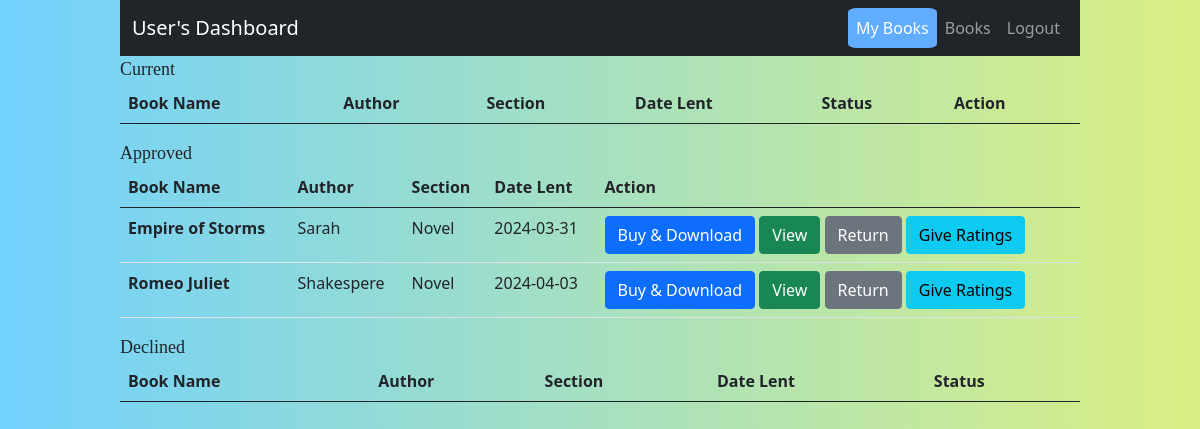
Page /mybooks (signed in) on the committed database.
### app.py (models this page shows)
class Transection(db.Model):
    __tablename__ = 'transection'
    TransID = db.Column(db.Integer, primary_key=True, autoincrement=True)
    Tenure = db.Column(db.Integer, nullable=False)
    UserID = db.Column(db.Integer, db.ForeignKey('user.UserID'), nullable=False)
    BookID = db.Column(db.Integer, db.ForeignKey('book.BookID'), nullable=False)
    Status = db.Column(db.String, nullable=False, default="Pending")
    DateIssued = db.Column(db.DateTime, nullable=False, default=datetime.now(timezone.utc).date())

class Book(db.Model):
    __tablename__ = 'book'
    BookID = db.Column(db.Integer, primary_key=True,autoincrement=True)
    BookName = db.Column(db.String, nullable=False)
    Content = db.Column(db.String, nullable=False)
    Author = db.Column(db.String, nullable=False)
    AvgRating = db.Column(db.Integer, default=0)
    SectionID = db.Column(db.Integer,db.ForeignKey('section.SectionID'), nullable=False)
    TransectionR = db.relationship('Transection', backref='book', lazy=True)
    FeedbackR = db.relationship('Feedback', backref='book', lazy=True)

class Section(db.Model):
    __tablename__ = 'section'
    SectionID = db.Column(db.Integer, primary_key=True, autoincrement=True)
    SectionName = db.Column(db.String, nullable=False)
    CreationDate = db.Column(db.String, nullable=False)
    Description = db.Column(db.String, nullable=False)
    BookR = db.relationship('Book', backref='section', lazy=True)

### app.py (the view)
@app.route('/mybooks', methods=['GET', 'POST'])
def my_books():
    user_id = session.get('userid')
    requested_books = Transection.query.filter_by(Status='Pending', UserID=user_id).all()
    approved_books = Transection.query.filter_by(Status='Approved', UserID=user_id).all()
    declined_books = Transection.query.filter_by(Status='Declined', UserID=user_id).all()
    user = User.query.filter_by(UserID=user_id).first()
    requested_books_with_trans_id = [(transection, Book.query.get(transection.BookID), transection.TransID, transection.DateIssued.date()) for transection in requested_books]
    approved_books_with_trans_id = [(transection, Book.query.get(transection.BookID), transection.TransID, transection.DateIssued.date()) for transection in approved_books]
    declined_books_with_trans_id = [(transection, Book.query.get(transection.BookID), transection.TransID, transection.DateIssued.date()) for transection in declined_books]
    return render_template('udb_mybooks.html', user=user, requested_books=requested_books_with_trans_id, approved_books=approved_books_with_trans_id, declined_books=declined_books_with_trans_id)

### templates/udb_mybooks.html (shortened to what this page needs)
<!DOCTYPE html>
<html lang="en">
<head>
    <link rel="stylesheet" href="static/udb.css">
    <link href="https://cdn.jsdelivr.net/npm/bootstrap@5.0.2/dist/css/bootstrap.min.css" rel="stylesheet">
</head>
<body style="background: linear-gradient(90deg, rgb(113, 209, 253), rgb(219, 239, 131));">
<div id="mainbody">
    <nav class="navbar navbar-expand-lg navbar-dark bg-dark">
        <div class="container-fluid">
            <a class="navbar-brand" href="#">User's Dashboard</a>
            <div class="collapse navbar-collapse justify-content-end" id="navbarNav">
                <ul class="navbar-nav">
                    <li class="nav-item">
                        <a class="nav-link active" href="/mybooks">My Books</a>
                    </li>
                    <li class="nav-item">
                        <a href="/bookshop" method="POST" class="nav-link">Books</a>
                    </li>
                    <li class="nav-item">
                        <a class="nav-link" href="/logout">Logout</a>
                    </li>
                </ul>
            </div>
        </div>
    </nav>
    <div style="font-family: 'Gill Sans'; font-size: large;">
        Current
    </div>
    <table class="table">
        <thead>
            <tr>
                <th scope="col">Book Name</th>
                <th scope="col">Author</th>
                <th scope="col">Section</th>
                <th scope="col">Date Lent</th>
                <th scope="col">Status</th>
                <th scope="col">Action</th>
            </tr>
        </thead>
    </table>
    <div style="font-family: 'Gill Sans'; font-size: large; ">
        Approved
    </div>
    <table class="table">
        <thead>
            <tr>
                <th scope="col">Book Name</th>
                <th scope="col">Author</th>
                <th scope="col">Section</th>
                <th scope="col">Date Lent</th>
                <th scope="col">Action</th>
            </tr>
        </thead>
        <tbody>
            {% for transection, book, trans_id, date_lended in approved_books %}
            <tr>
                <th scope="row">{{ book.BookName }}</th>
                <td>{{ book.Author }}</td>
                <td>{{ book.section.SectionName }}</td>
                <td>{{ date_lended }}</td>
                <td>
                    <a href="/purchase/{{ book.BookID }}" class="btn btn-primary">Buy & Download</a>
                    <a href="/view/{{ book.BookID }}" class="btn btn-success">View</a>
                    <form action="/returnbook/{{ trans_id }}" method="POST" style="display: inline;">
                        <button type="submit" class="btn btn-secondary">Return</button>
                    </form>
                    <button type="button" class="btn btn-info" data-bs-toggle="modal" data-bs-target="#exampleModal{{ book.BookID }}">
                        Give Ratings
                    </button>
                </td>
            </tr>
            {% endfor %}
        </tbody>
    </table>
    <div style="font-family: 'Gill Sans'; font-size: large; ">
        Declined
    </div>
    <table class="table">
        <thead>
            <tr>
                <th scope="col">Book Name</th>
                <th scope="col">Author</th>
                <th scope="col">Section</th>
                <th scope="col">Date Lent</th>
                <th scope="col">Status</th>
            </tr>
        </thead>
    </table>
</div>
</body>
</html>

### static/udb.css (style rules this page uses)
#mainbody { width: 80%; margin: auto; height: 800px; }
.nav-link.active { background-color: #60adff; color: #ffffff; border-radius: 10%; }

### rows in the picture
Transection: BookName "Empire of Storms", Author "Sarah", section.SectionName "Novel", DateIssued "2024-03-31"
Transection: BookName "Romeo Juliet", Author "Shakespere", section.SectionName "Novel", DateIssued "2024-04-03"
